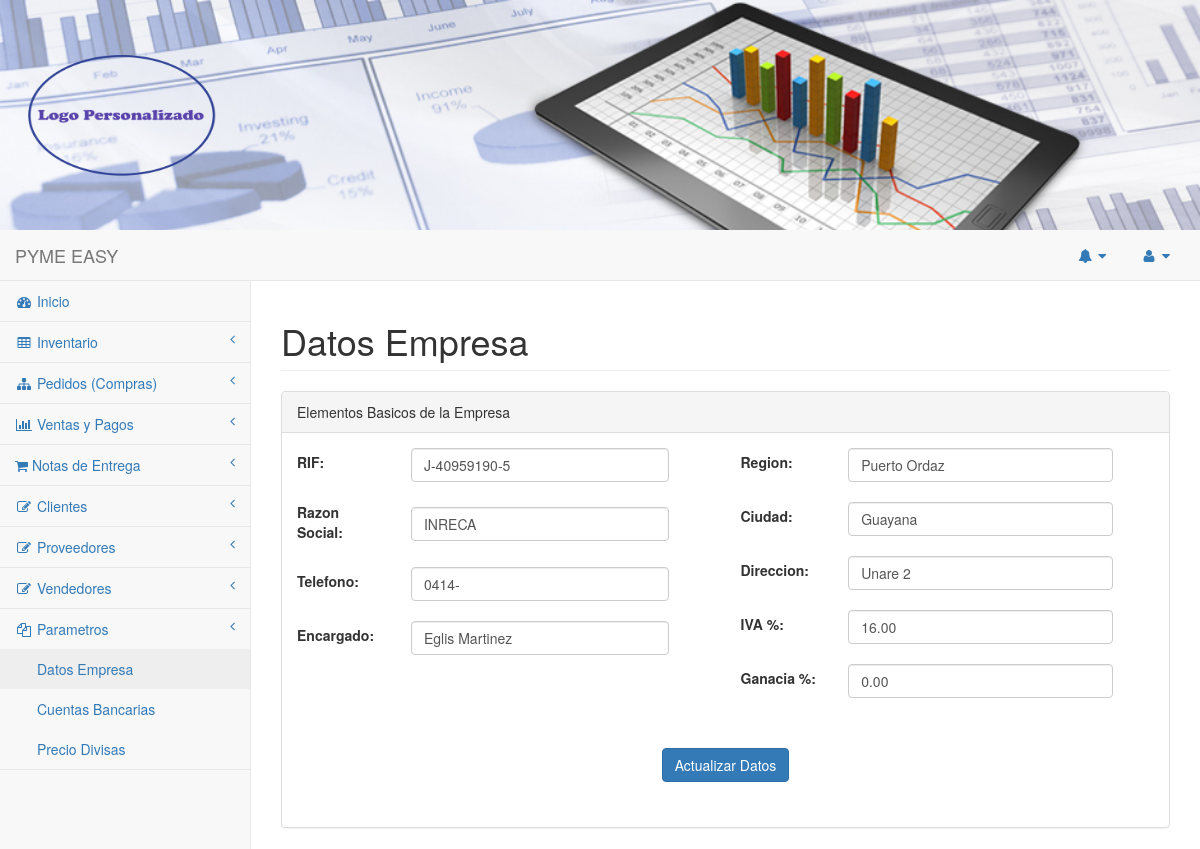
/pages/parametros1.php (signed in), run on the app's committed database.
### tables this page shows
CREATE TABLE `tbl_parametros` (
  `iva` double(11,2) DEFAULT NULL,
  `nombre_empresa` varchar(50) DEFAULT NULL,
  `rif` varchar(12) DEFAULT NULL,
  `direccion` varchar(500) DEFAULT NULL,
  `ciudad` varchar(50) DEFAULT NULL,
  `region` varchar(50) DEFAULT NULL,
  `nombre_encargado` varchar(50) DEFAULT NULL,
  `fono` varchar(50) DEFAULT NULL,
  `porc_ganancia` double(11,2) DEFAULT NULL
);

### pages/parametros1.php (the view, shortened to what this page needs)
<?php
if (isset($_SESSION['username']) && isset($_SESSION['userid']) ){
  require_once('menu.php');
  require_once('menu2.php');
  $link=crearConexion();
  $query = "select * from tbl_parametros";
  $result = $link->query($query);
  $fila = $result->fetch_assoc();
 ?>
<!DOCTYPE html>
<html lang="es">
<head>
    <link href="../vendor/bootstrap/css/bootstrap.min.css" rel="stylesheet">
    <link href="../css/estilo.css" rel="stylesheet">
    <link href="../vendor/metisMenu/metisMenu.min.css" rel="stylesheet">
    <link href="../dist/css/sb-admin-2.css" rel="stylesheet">
    <link href="../vendor/font-awesome/css/font-awesome.min.css" rel="stylesheet" type="text/css">
</head>
<body>
<header id="titulo">
<div class="portada">
    <div class="text">
      <IMG SRC="<?php echo $_SESSION['logo'];?>" width="230px" height="200px" >
    </div>
</div>
</header>
    <div id="wrapper">
        <nav class="navbar navbar-default navbar-static-top" role="navigation" style="margin-bottom: 0">
            <div class="navbar-header">
                <a class="navbar-brand" href="index.php">PYME EASY</a>
            </div>
           <?php  echo barra_menu2(); ?>
         <?php  echo barra_menu(); ?>
        </nav>
        <div id="page-wrapper">
            <div class="row">
                <div class="col-lg-12">
                    <h1 class="page-header">Datos Empresa</h1>
                </div>
            </div>
            <div class="row">
                <div class="col-lg-12">
                    <div class="panel panel-default">
                        <div class="panel-heading">
                            Elementos Basicos de la Empresa
                        </div>
                        <div class="panel-body">
                            <div class="row">
                              <form role="form" id="formulario" method='post'>
                               <div class="col-lg-6">
<table width="90%">
    <tr>
      <td width="20%"><label>RIF:</label></td>
      <td width="10%"> &nbsp;</td>
      <td width="70%">
          <input name="txtrut" id="txtrut" type="text" value="<?php echo $fila["rif"]; ?>" class="form-control">
     </td>
    </tr>
    <tr>
      <td> &nbsp;</td>
      <td> &nbsp;</td>
      <td> &nbsp;</td>
    </tr>
    <tr>
      <td><label>Razon Social:</label></td>
      <td > &nbsp;</td>
      <td ><INPUT type="text" id="txtnombre_empresa" name="txtnombre_empresa" value="<?php echo $fila["nombre_empresa"]; ?>" width="100%" class="form-control"/></td>
    </tr>
    <tr>
       <td> &nbsp;</td>
       <td> &nbsp;</td>
       <td> &nbsp;</td>
    </tr>
    <tr>
      <td><label>Telefono:</label></td>
       <td> &nbsp;</td>
     <td><INPUT type="text" id="txtfono" name="txtfono" value="<?php echo $fila["fono"]; ?>"  width="100%" class="form-control"/></td>
    </tr>
     <tr>
      <td> &nbsp;</td>
       <td> &nbsp;</td>
       <td> &nbsp;</td>
    </tr>
    <tr>
      <td><label>Encargado:</label></td>
       <td> &nbsp;</td>
     <td><INPUT type="text" id="txtnombre_encargado" name="txtnombre_encargado" value="<?php echo $fila["nombre_encargado"]; ?>" width="100%" class="form-control"/></td>
    </tr>
     <tr>
      <td> &nbsp;</td>
       <td> &nbsp;</td>
       <td> &nbsp;</td>
    </tr>
</table>
</div>
 <div class="col-lg-6">
<table  width="90%">
    <tr>
      <td><label>Region:</label></td>
       <td> &nbsp;</td>
     <td><INPUT type="text" id="txtregion" name="txtregion" value="<?php echo $fila["region"]; ?>"  width="100%" class="form-control"/></td>
    </tr>
     <tr>
      <td> &nbsp;</td>
       <td> &nbsp;</td>
       <td> &nbsp;</td>
    </tr>
    <tr>
      <td><label>Ciudad:</label></td>
       <td> &nbsp;</td>
     <td><INPUT type="text" id="txtciudad" name="txtciudad" value="<?php echo $fila["ciudad"]; ?>"  width="100%" class="form-control"/></td>
    </tr>
     <tr>
      <td> &nbsp;</td>
       <td> &nbsp;</td>
       <td> &nbsp;</td>
    </tr>
    <tr>
      <td><label>Direccion:</label></td>
       <td> &nbsp;</td>
     <td><INPUT type="text" id="txtdireccion" name="txtdireccion" value="<?php echo $fila["direccion"]; ?>" width="100%" class="form-control"/></td>
    </tr>
     <tr>
      <td> &nbsp;</td>
       <td> &nbsp;</td>
       <td> &nbsp;</td>
    </tr>
    <tr>
      <td><label>IVA %:</label></td>
       <td> &nbsp;</td>
     <td><INPUT type="text" id="txtiva" name="txtiva" value="<?php echo $fila["iva"]; ?>" width="100%" class="form-control"/></td>
    </tr>
     <tr>
      <td> &nbsp;</td>
       <td> &nbsp;</td>
       <td> &nbsp;</td>
    </tr>
    <tr>
      <td><label>Ganacia %:</label></td>
       <td> &nbsp;</td>
     <td><INPUT type="text" id="txtporc_ganancia" name="txtporc_ganancia" value="<?php echo $fila["porc_ganancia"]; ?>" width="100%" class="form-control"/></td>
    </tr>
     <tr>
      <td> &nbsp;</td>
       <td> &nbsp;</td>
       <td> &nbsp;</td>
    </tr>
</table>
<p>&nbsp;</p>
</div>
<table class="" width="90%" id="tblGuardar" align="center">
  <tr>
    <td width="30%">&nbsp;</td>
    <td width="40%" align="center"><INPUT id="cmdGuardar" type="button" value="Actualizar Datos" class="btn btn-primary" onclick="GuardarRegistro();"/></td>
    <td width="30%">&nbsp;</td>
  </tr>
</table>
<p>&nbsp;</p>
</div>
                    </div>
                </div>
            </div>
        </div>
    </div>
</div>
</body>
</html>
<?php
}else{
echo "<body>
<script type='text/javascript'>
window.location='../index.php';
</script>
</body>";
}
?>

### css/estilo.css (style rules this page uses)
.portada { background: url(../pages/images/header.jpg) no-repeat ; -webkit-background-size: cover; -moz-background-size: cover; -o-background-size: cover; background-size: cover; height: 100%; width: 100% ; text-align: left; }
.text { margin: 10px 0px 10px 0px; padding: 5px; display: inline-block; }

### data on the page
tbl_parametros: txtrut "J-40959190-5", txtnombre_empresa "INRECA", txtfono "0414-", txtnombre_encargado "Eglis Martinez", txtregion "Puerto Ordaz", txtciudad "Guayana", txtdireccion "Unare 2", txtiva "16.00", txtporc_ganancia "0.00"
